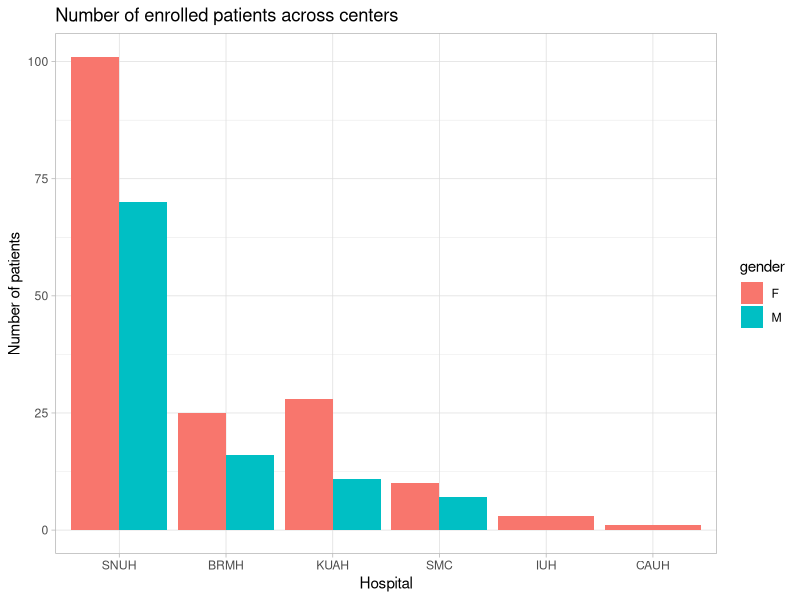
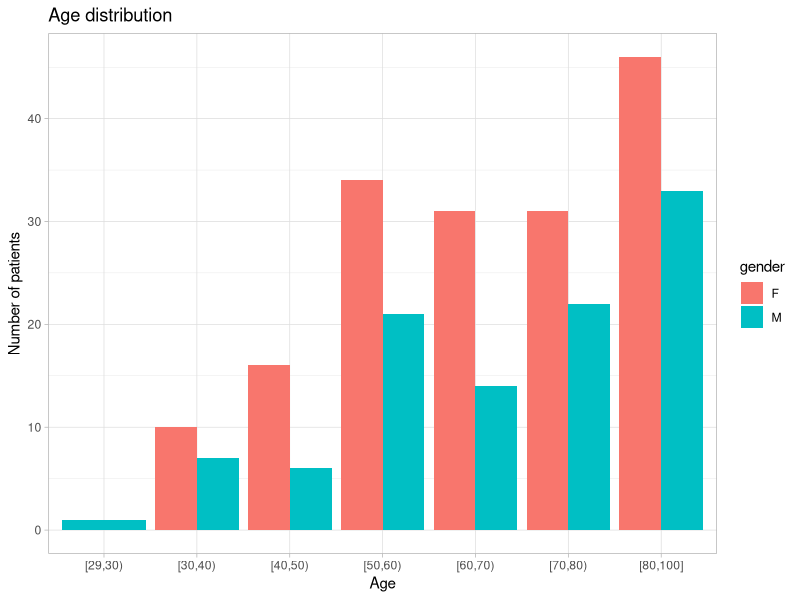
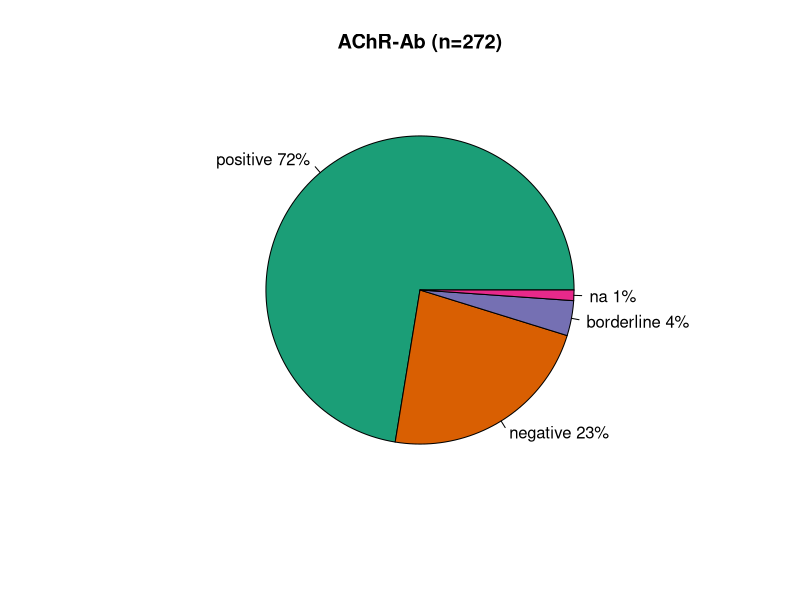
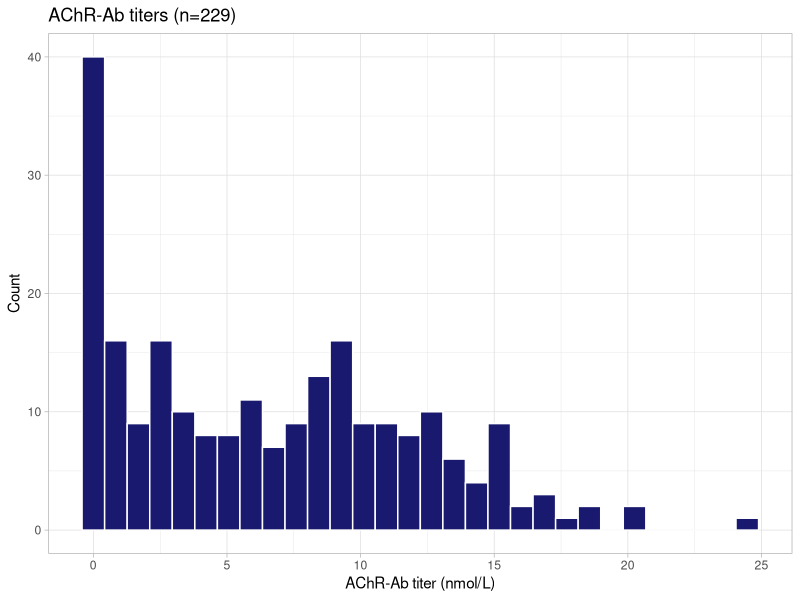
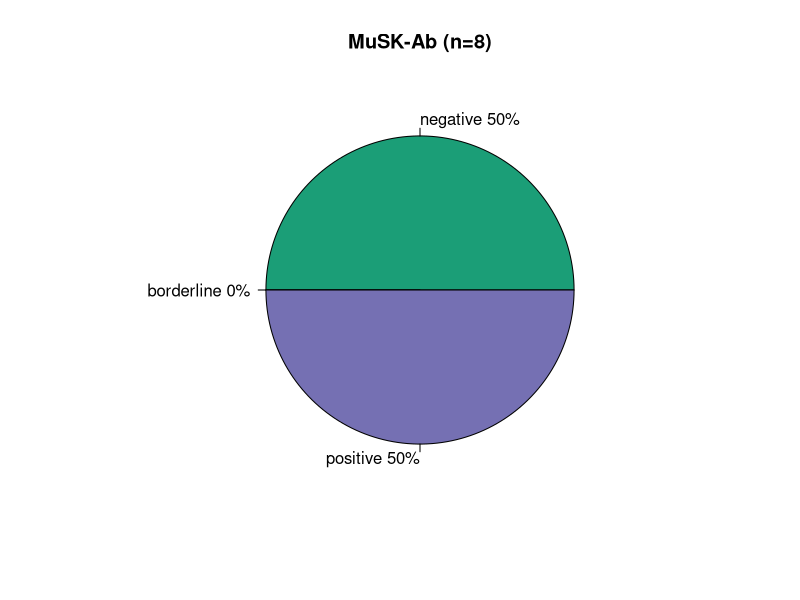
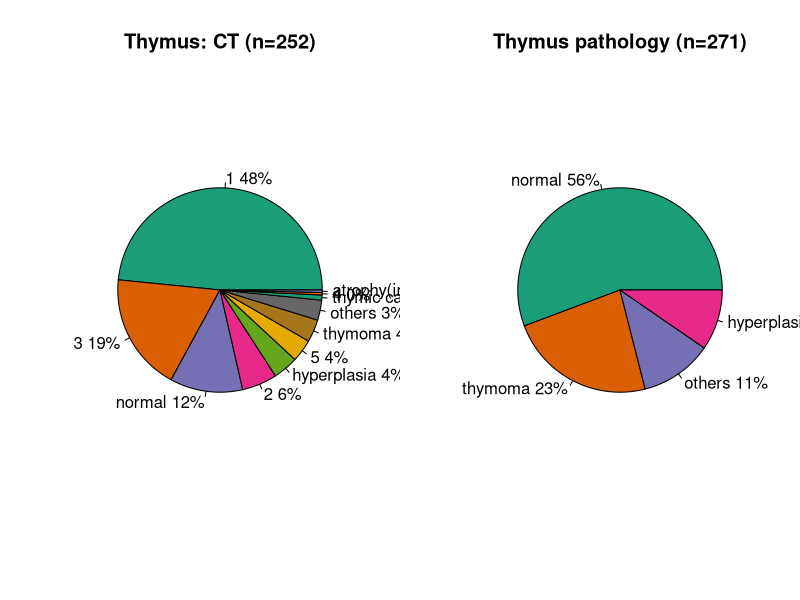
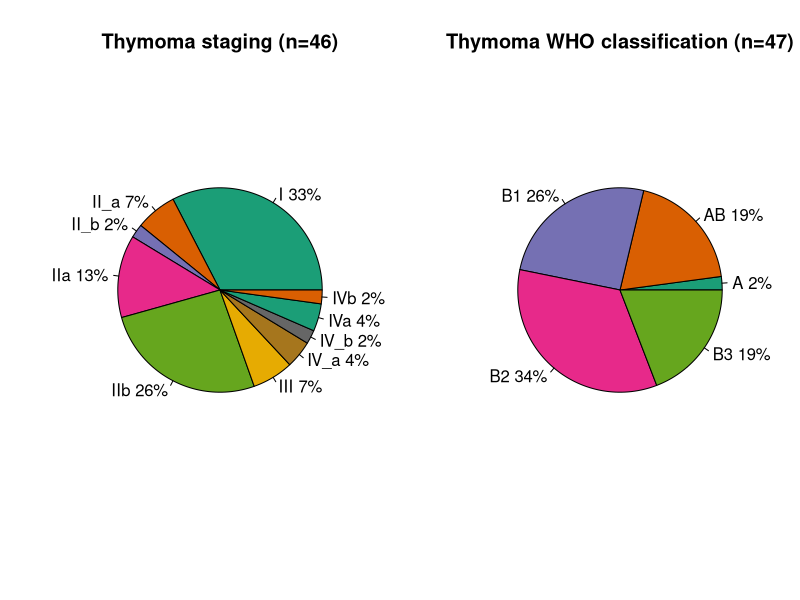
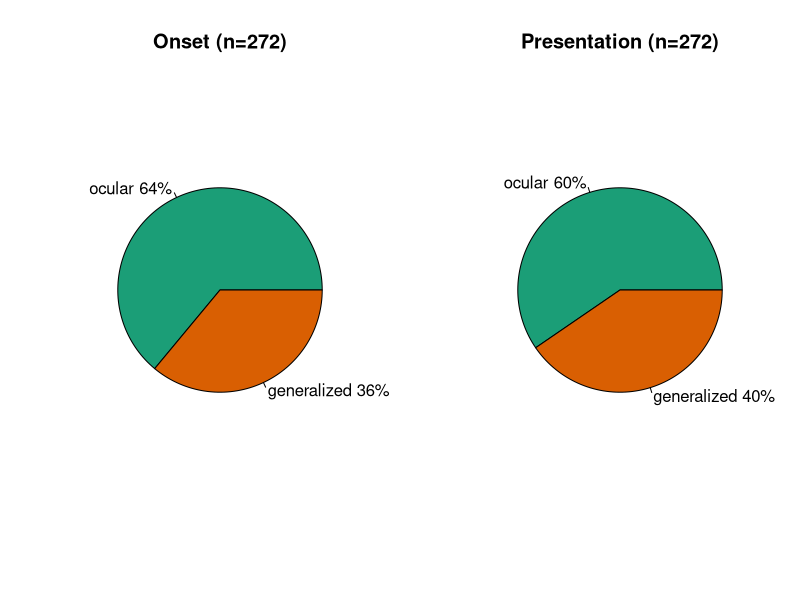

R code for these plots, in order: (Note: this script raises an error after producing the figures.)

setwd("/Users/yoonhohong/GitHub/MGCK")

library(ggplot2)
library(RColorBrewer)

dem = read.csv("MGCK_demographics_201611.csv", na.strings = c(""))

# demographics 

## a total number of patients enrolled 

## number of patients across centers 
sort(table(dem$hospital), decreasing=T) 
## make a table


## number of enrolled patients across centers
dem$hospital = factor(dem$hospital, levels = 
                        names(sort(table(dem$hospital), decreasing=T))) 


## plot: number of enrolled patients across centers

p = ggplot(dem, aes(x = hospital, fill=gender)) 
p + geom_bar(position="dodge") + 
  ggtitle("Number of enrolled patients across centers") +
  xlab("Hospital") + ylab("Number of patients") + 
  theme_light()

## age distribution 
dem$date_birth = as.Date(dem$date_birth, format = "%Y-%m-%d")
dem$age = round(as.numeric(difftime(Sys.time(), dem$date_birth, units = "weeks")/52))
cutpoints = unique(c(min(dem$age), 20, 30, 40, 50, 60, 70, 80, max(dem$age)))
dem$age_group = cut(dem$age, breaks = cutpoints, 
                    include.lowest = TRUE, right = F)

## plot: age distribution
p1 = ggplot(dem, aes(x=age_group, fill=gender))
p1 + geom_bar(position = "dodge") + 
  ggtitle("Age distribution") + 
  xlab("Age") + ylab("Number of patients") + theme_light()

# diagnosis 

dx = read.csv("MGCK_diagnosis_201611.csv", na.strings = c(""))

## antibodies 
### AChRc 

dx$achrc_ab_dx = ifelse(is.na(dx$achrc_ab_dx), 4, dx$achrc_ab_dx)
dx$achrc_ab_dx = factor(dx$achrc_ab_dx, labels  = 
                          c("negative","borderline","positive", "na")) # 1=negative, 2=borderline, 3=positive, 4=na

pielbls = function(x){ # x should be a table
  lbl = names(x)
  pct = round(x/sum(x)*100)
  lbl = paste(lbl, pct)
  lbl = paste(lbl, "%", sep="")
  return(lbl)
}

sl_achrc = sort(table(dx$achrc_ab_dx), decreasing = T)

## pichart: AChR-Ab
dev.off()
pie(sl_achrc,labels = pielbls(sl_achrc), 
    col=brewer.pal(length(sl_achrc), "Dark2"),
    main=sprintf("AChR-Ab (n=%d)", sum(sl_achrc)))

# histogram: AChR-Ab titer 
p2 = ggplot(dx, aes(x=achrc_ab_titer_dx, y=..count..)) # early vs. late-onset? 
p2 + geom_histogram(fill="midnightblue", col="white") +  
  ggtitle(sprintf("AChR-Ab titers (n=%d)", length(which(!is.na(dx$achrc_ab_titer_dx))))) + 
  xlab("AChR-Ab titer (nmol/L)") +
  ylab("Count") + 
  theme_light()

# MuSK-Ab
# 1=negative, 2=borderline, 3=positive, 4-6=na 
# table 
dx$musk_ab_dx = ifelse(dx$musk_ab_dx %in% c(4,5,6,NA), NA, dx$musk_ab_dx)
dx$musk_ab_dx = factor(dx$musk_ab_dx, levels=c(1:3), labels=c("negative", "borderline", "positive"))
sl_musk = table(dx$musk_ab_dx)
pie(sl_musk, labels = pielbls(sl_musk), 
    main = sprintf("MuSK-Ab (n=%d)", sum(sl_musk)), 
    col=brewer.pal(length(sl_musk), "Dark2"))

# Thymus: chest CT 
levels(dx$thymus_ct) = list(normal = c(1,"atrophy(involution)","normal"), 
                            hyperplasia = c(2,"hyperplasia"),
                            thymoma = c(3,4,"thymoma", "thymic carcinoma"),
                            others = c(5, "others")
)

sl_thymusCT = sort(table(dx$thymus_ct), decreasing = T)

# thymus: final 
dx$thymus_dx = ifelse(dx$thymus_dx %in% c(5,6,7), 5, dx$thymus_dx)
dx$thymus_dx = factor(dx$thymus_dx)
levels(dx$thymus_dx) = list(normal = 1,
                            hyperplasia = 2,
                            thymoma = c(3,4),
                            others = 5)
sl_thymusDX = sort(table(dx$thymus_dx), decreasing = T)

par(mfrow=c(1,2))

pie(sl_thymusCT, labels = pielbls(sl_thymusCT), 
    main = sprintf("Thymus: CT (n=%d)", sum(sl_thymusCT)),
    col = brewer.pal(length(sl_thymusCT), "Dark2"))

pie(sl_thymusDX, labels = pielbls(sl_thymusDX), 
    main = sprintf("Thymus pathology (n=%d)", sum(sl_thymusDX)),
    col = brewer.pal(length(sl_thymusDX), "Dark2"))


# thymoma staging 
levels(dx$staging_thymoma) = list(I = c("I"), 
                                  IIa = c("IIa", "II_a"),
                                  IIb = c("IIb", "II_b"),
                                  III = c("III"),
                                  IVa = c("IVa", "IV_a"),
                                  IVb = c("IVb", "IV_b"))

sl_thymomaST = table(dx$staging_thymoma)

pie(sl_thymomaST, labels = pielbls(sl_thymomaST), 
    col = brewer.pal(length(sl_thymomaST), "Dark2"), 
    main=sprintf("Thymoma staging (n=%d)", sum(sl_thymomaST)))


# WHO classification

sl_thymomaWHO = table(dx$who_thymoma)

pie(sl_thymomaWHO, labels=pielbls(sl_thymomaWHO), 
    col=brewer.pal(length(sl_thymomaWHO), "Dark2"), 
    main=sprintf("Thymoma WHO classification (n=%d)", sum(sl_thymomaWHO)))

# course initial 

ci = read.csv("MGCK_course_initial_201611.csv", na.strings = c(""))
ci$type_onset = factor(ci$type_onset, levels=c(1,2), labels=c("ocular", "generalized"))
ci$type_presentation = factor(ci$type_presentation, levels=c(1,2), labels=c("ocular", "generalized"))


sl_onset = table(ci$type_onset)
sl_presentation = table(ci$type_presentation)

pie(sl_onset, labels=pielbls(sl_onset), col=brewer.pal(length(sl_onset), "Dark2"), 
    main=sprintf("Onset (n=%d)", sum(sl_onset)))
pie(sl_presentation, labels=pielbls(sl_presentation), col=brewer.pal(length(sl_presentation), "Dark2"), 
    main=sprintf("Presentation (n=%d)", sum(sl_presentation)))

# mgfa_entry
# mgfa_firstvisit

.pardefault = par()
par(.pardefault)

levels(ci$mgfa_entry) = list(I = "I",
                             II = c("IIa", "IIb"),
                             III = c("IIIa", "IIIb"),
                             IV = c("IVa", "IVb"),
                             V = "V")
levels(ci$mgfa_firstvisit) = list(CSR = "CSR",
                                  PR = "PR",
                                  MM = "MM",
                                  I = "I",
                                  II = c("IIa", "IIb"),
                                  III = c("IIIa", "IIIb"),
                                  IV = c("IVa", "IVb"),
                                  V = "V")

p = ggplot(ci, aes(x=factor(mgfa_entry), fill=factor(mgfa_firstvisit)))
p + geom_bar(aes(y=(..count..)/sum(..count..)), stat = "count") + 
  scale_y_continuous(labels = scales::percent) +
  labs(y = "Percent", fill="MGFA class or PIS at enrollment") + 
  ggtitle(sprintf("MGFA class at entry & enrollment (n=%d)", sum(table(ci$mgfa_entry)))) + 
  xlab("MGFA class at entry") + theme_light() + theme(legend.position = "bottom") +
  coord_flip()

ci$date_entry = as.Date(ci$date_entry, format="%Y-%m-%d")
ci$date_dx = as.Date(ci$date_dx, format="%Y-%m-%d")
ci$date_firstvisit = as.Date(ci$date_firstvisit, format="%Y-%m-%d")
ci$date_onset = as.Date(ci$date_onset, format="%Y-%m-%d")
ci$date_presentation = as.Date(ci$date_presentation, format="%Y-%m-%d")
ci$date_sec_generalization = as.Date(ci$date_sec_generalization, format="%Y-%m-%d")
  
ci$entry2enrollment = round(as.numeric(difftime(ci$date_firstvisit, ci$date_entry, units="weeks"))/4)
ci$onset2presentation = round(as.numeric(difftime(ci$date_presentation, ci$date_onset, units="weeks"))/4)
ci$presentation2entry = round(as.numeric(difftime(ci$date_entry, ci$date_presentation, units="weeks"))/4)
ci$onset2dx = round(as.numeric(difftime(ci$date_dx, ci$date_onset, units="weeks"))/4)
ci$onset2secgen = round(as.numeric(difftime(ci$date_sec_generalization, ci$date_onset, units="weeks"))/4)

temp = ci[,c("onset2presentation","presentation2entry","entry2enrollment","onset2dx","onset2secgen")]
summary(temp)

length(which(ci$entry2enrollment <0))
ci[which(ci$entry2enrollment <0),]$pt_serial_no

length(which(ci$onset2presentation <0))
ci[which(ci$onset2presentation <0),]$pt_serial_no

length(which(ci$presentation2entry <0))
ci[which(ci$presentation2entry <0),]$pt_serial_no

length(which(ci$onset2dx <0))
ci[which(ci$onset2dx <0),]$pt_serial_no

length(which(ci$onset2secgen <0))
ci[which(ci$onset2secgen <0),]$pt_serial_no

melted = melt(temp)

melted = melted[!is.na(melted$value),]
melted_sub = melted[melted$value>=0,]

tbl = table(melted_sub$variable)

px = pretty(melted_sub$value)

labels = c(onset2presentation = sprintf("onset2presentation (n=%d)", tbl["onset2presentation"]),
           presentation2entry = sprintf("presentation2entry (n=%d)", tbl["presentation2entry"]),
           entry2enrollment = sprintf("entry2enrollment (n=%d)", tbl["entry2enrollment"]),
           onset2dx = sprintf("onset2dx (n=%d)", tbl["onset2dx"]),
           onset2secgen = sprintf("onset2secgen (n=%d)", tbl["onset2secgen"]))

p =  ggplot(melted_sub, aes(x=value, fill=variable))
p + geom_histogram(col="white") + 
  scale_x_continuous(breaks=px) + 
  facet_wrap(~variable, scales="free_y", nrow=2, labeller = labeller(variable=labels)) + 
  xlab("Time (months)") + theme_light() + theme(legend.position = "none") + 
  theme(strip.text.x = element_text(size=10, colour = "black"))

# MG composite score at enrollment 

ci$mgcs_firstvisit = factor(ci$mgcs_firstvisit)
summary(ci$mgcs_firstvisit)

temp = ci[!is.na(ci$mgcs_firstvisit),]
p = ggplot(temp, aes(x=mgcs_firstvisit))
p + geom_bar(fill="darkblue") + 
  ggtitle(sprintf("MG composite score at enrollment (n=%d)",nrow(temp))) +
  theme_light() + 
  xlab("MG composite score")

# course fu 

cf = read.csv("MGCK_course_fu_201611.csv", na.strings = c(""))
cf$date_visits = as.Date(cf$date_visits, format="%Y-%m-%d")
cf$pt_serial_no = factor(cf$pt_serial_no)

## change of MG composite score 

cf_mgcs = subset(cf, !is.na(mgcs))
nrow(cf_mgcs)
length(unique(cf_mgcs$pt_serial_no))  
summary(cf_mgcs)

cf_mgcs_sub = subset(cf_mgcs, date_visits >= "2014-01-01")
excl = subset(cf_mgcs, date_visits < "2014-01-01")
excl$pt_serial_no
length(excl$pt_serial_no)

mgcs_fu = cf_mgcs_sub[c("pt_serial_no", "date_visits", "mgcs")]
length(unique(mgcs_fu$pt_serial_no))

library(dplyr)
mgcs_fu %>%
  group_by(pt_serial_no) %>%
  arrange(pt_serial_no, date_visits) %>%
  mutate(visit_no = rank(date_visits), visit.total = n()) %>%
  mutate(time_int = round(as.numeric(date_visits - date_visits[1])/30))-> mgcs_fu

temp = mgcs_fu[duplicated(mgcs_fu$pt_serial_no),]

fu_mgcs = subset(mgcs_fu, mgcs_fu$pt_serial_no %in% temp$pt_serial_no)
fu_mgcs_no = length(unique(fu_mgcs$pt_serial_no))

p = ggplot(fu_mgcs, aes(x=date_visits, y=mgcs, col=factor(pt_serial_no), group=factor(pt_serial_no)))
p + geom_line() + geom_point() + 
  scale_x_date(date_labels = "%Y-%m-%d") + 
  theme_light() + 
  theme(legend.position = "none") +
  ggtitle(sprintf("Change of MG composite score (n=%d)", fu_mgcs_no)) + 
  xlab("Date of Visit") + 
  ylab("MG composite score")

p = ggplot(fu_mgcs, aes(x=time_int, y=mgcs, col=factor(pt_serial_no), group=factor(pt_serial_no)))
p + geom_line() + geom_point() + 
  theme_light() + 
  theme(legend.position = "none") +
  ggtitle(sprintf("Change of MG composite score (n=%d)", fu_mgcs_no)) + 
  xlab("Time from enrollment (month)") + 
  ylab("MG composite score")

# changes of MGFA class 

levels(cf$mgfa) = list(CSR = "CSR",
                       PR = "PR",
                       MM = "MM",
                       I = "I",
                       II = c("IIa", "IIb"),
                       III = c("IIIa", "IIIb"),
                       IV = c("IVa", "IVb"),
                       V = "V")

cf_mgfa = subset(cf, !is.na(mgfa))
nrow(cf_mgfa)
length(unique(cf_mgfa$pt_serial_no))  
summary(cf_mgfa)

cf_mgfa_sub = subset(cf_mgfa, date_visits >= "2014-01-01")
excl = subset(cf_mgfa, date_visits < "2014-01-01")
excl$pt_serial_no
length(excl$pt_serial_no)

mgfa_fu = cf_mgfa_sub[c("pt_serial_no", "date_visits", "mgfa")]
length(unique(mgfa_fu$pt_serial_no))

library(dplyr)
mgfa_fu %>%
  group_by(pt_serial_no) %>%
  arrange(pt_serial_no, date_visits) %>%
  mutate(visit_no = rank(date_visits), visit.total = n()) %>%
  mutate(time_int = round(as.numeric(date_visits - date_visits[1])/30))-> mgfa_fu

temp = mgfa_fu[duplicated(mgfa_fu$pt_serial_no),]

fu_mgfa = subset(mgfa_fu, mgfa_fu$pt_serial_no %in% temp$pt_serial_no)
fu_mgfa_no = length(unique(fu_mgfa$pt_serial_no))

p = ggplot(fu_mgfa, aes(x=date_visits, y=mgfa, col=factor(pt_serial_no), group=factor(pt_serial_no)))
p + geom_line() + geom_point() + 
  scale_x_date(date_labels = "%Y-%m-%d") + 
  theme_light() + 
  theme(legend.position = "none") +
  ggtitle(sprintf("Change of MGFA class (n=%d)", fu_mgfa_no)) + 
  xlab("Date of Visit") + 
  ylab("MGFA class")

p = ggplot(fu, aes(x=time_int, y=mgfa, col=factor(pt_serial_no), group=factor(pt_serial_no)))
p + geom_line() + geom_point() + 
  theme_light() + 
  theme(legend.position = "none") +
  ggtitle(sprintf("Change of MGFA class (n=%d)", fu_mgfa_no)) + 
  xlab("Time from enrollment (month)") + 
  ylab("MGFA class")

# remission 
rem = read.csv("MGCK_remission_201611.csv", na.strings = c(""))
# number of patients who achieved remission
# time2remission (dx2remission) 
# duration_remission
# number of patients who achieved remission but relapsed thereafter
# time2relapse (remission2relapse)

# crisis 
crisis = read.csv("MGCK_crisis_201611.csv", na.strings = c(""))
# number of patients who got crisis
crisis_sub = subset(crisis, !is.na(date_admission_mg_crisis))
length(unique(crisis_sub$pt_serial_no))
# number of crisis
crisis_tbl = table(crisis_sub$pt_serial_no)
sum(crisis_tbl)
# number of patients across different crisis frequency
table(crisis_tbl)

# time2crisis
crisis_sub$date_admission_mg_crisis = as.Date(crisis_sub$date_admission_mg_crisis, 
                                              format = "%Y-%m-%d")
temp = merge(crisis_sub, ci, by="pt_serial_no")
temp = subset(temp, !is.na(date_onset))
temp %>%
  select(pt_serial_no, date_onset, date_admission_mg_crisis) %>%
  mutate(time2crisis = round(as.numeric(
    difftime(temp$date_admission_mg_crisis, temp$date_onset, units = "weeks")
    )/4)) -> time2crisis_df

except.long.time2crisis = subset(time2crisis_df, time2crisis > 60) 
except.long.time2crisis

time2crisis_df_sub = subset(time2crisis_df, time2crisis <= 60)
time2crisis_df_sub %>%
  group_by(pt_serial_no) %>%
  arrange(date_admission_mg_crisis) -> time2crisis_df_sub

p = ggplot(time2crisis_df_sub, aes(x=factor(pt_serial_no), y=time2crisis))
p + geom_point() + geom_line() + 
  geom_segment(aes(x=factor(pt_serial_no), y=0, xend=factor(pt_serial_no), yend=time2crisis)) + 
  xlab("patient identifier") + ylab("Time from onset to crisis (months)") + 
  coord_flip()

# days_icu_stay
crisis_icu = subset(crisis, !is.na(days_icu_stay_mg_crisis))
hist(crisis_icu$days_icu_stay_mg_crisis, main = sprintf("ICU stay (n=%d)", nrow(crisis_icu)), col="darkblue", 
     xlab="Days") 

# thymectomy 
thymectomy = read.csv("MGCK_thymectomy_201611.csv", na.strings = c(""))
thymectomy$date_thymectomy = as.Date(thymectomy$date_thymectomy)
levels(thymectomy$thymectomy_type_resection) = list(transcervical_basic = c(1, "transcervical_basic"),
                                                    transcervical_extended = c(2, "transcervical_extended"),
                                                    transsternal_classic = c(3, "transsternal_classic"),
                                                    transsternal_extended = c(4, "transsternal_extended"),
                                                    transcervical_transsternal = c(5, "transcervical_transsternal"),
                                                    videoscopic_classic_VATS = c(6, "videoscopic_classic_VATS"),
                                                    videoscopic_extended_VATET = c(7, "videoscopic_extended_VATET"),
                                                    robot_surgery = c(8, "robot_surgery"),
                                                    others = c(9, "others"))

# number of patients who got thymectomy (excluding thymoma)
thymectomy_merged = merge(dx, thymectomy, by="pt_serial_no") 
thymectomy_nonthymoma = subset(thymectomy_merged, !thymus_dx == "thymoma") 
thymectomy_nonthymoma = subset(thymectomy_nonthymoma, !thymus_ct == "thymoma") 
thymectomy_thymoma = subset(thymectomy_merged, thymus_dx == "thymoma"|thymus_ct == "thymoma") 

thymectomy_nonthymoma_sub = subset(thymectomy_nonthymoma, !is.na(date_thymectomy))
thymectomy_thymoma_sub = subset(thymectomy_thymoma, !is.na(date_thymectomy))

time2thymectomy = merge(thymectomy_nonthymoma_sub, ci, by="pt_serial_no")
time2thymectomy %>%
  mutate(onset2thymectomy = round(as.numeric(difftime(date_thymectomy, date_onset, units = "weeks"))/4)) -> time2thymectomy

hist(time2thymectomy$onset2thymectomy, 
     main=sprintf("Time from onset to thymectomy (in cases of nonthymoma, n=%d)", nrow(time2thymectomy)),
     xlab = "Time from onset to thymectomy (months)", 
     ylab = "No. of patients", col="darkblue")

# thymectomy_type_resection

thymectomy_nonthymoma_tbl = table(thymectomy_nonthymoma_sub$thymectomy_type_resection)
thymectomy_thymoma_tbl = table(thymectomy_thymoma_sub$thymectomy_type_resection)

thymectomy_nonthymoma_tbl
thymectomy_thymoma_tbl


# pyrido
pyrido = read.csv("MGCK_pyrido_201611.csv", na.strings = c(""))

# steroid 
steroid = read.csv("MGCK_steroid_201611.csv", na.strings=c(""))
steroid$date_start_steroid = as.Date(steroid$date_start_steroid, format="%Y-%m-%d")
steroid$date_end_steroid = as.Date(steroid$date_end_steroid, format="%Y-%m-%d")

levels(steroid$steroid_route) = list(iv = c("iv", "i.v."),
                                     oral = "oral")

table(steroid$steroid_drug)
table(steroid$steroid_route)

length(unique(steroid$pt_serial_no))
steroid_iv = subset(steroid, steroid_route %in% c("iv", "i.v."))
length(unique(steroid_iv$pt_serial_no))

steroid_oral = subset(steroid, steroid_route == "oral")
length(unique(steroid_oral$pt_serial_no))

steroid_oral_sub = steroid_oral[c("pt_serial_no", "date_start_steroid", 
                                  "date_end_steroid",
                                  "steroid_dose")]  

steroid_dose = steroid_oral_sub[complete.cases(steroid_oral_sub),]

steroid_dose %>%
  group_by(pt_serial_no) %>%
  arrange(pt_serial_no, date_start_steroid) %>%
  mutate(steroid_tot = n()) -> steroid_dose

# wide2long format
steroid_dose_long = gather(steroid_dose, starend_point, date, date_start_steroid:date_end_steroid, factor_key = T)

steroid_dose_long %>%
  group_by(pt_serial_no) %>%
  arrange(pt_serial_no, date) %>%
  mutate(steroid_no = rank(date)) %>%
  mutate(time_int = as.numeric(date - date[1])) -> steroid_dose_long

p = ggplot(steroid_dose_long, aes(x=date, y=steroid_dose, 
                                  col=factor(pt_serial_no), 
                                  group=factor(pt_serial_no)))
p + geom_line() + geom_point() + 
  scale_x_date(date_labels = "%Y-%m-%d") + 
  theme_light() + 
  theme(legend.position = "none") +
  ggtitle(sprintf("Oral prednsiolone (n=%d)", length(unique(steroid_dose_long$pt_serial_no)))) + 
  xlab("Date of Visit") + 
  ylab("Dose (mg/day)")

p = ggplot(steroid_dose_long, aes(x=time_int, y=steroid_dose, 
                                  col=factor(pt_serial_no), 
                                  group=factor(pt_serial_no)))
p + geom_line() + geom_point() + 
  theme_light() + 
  theme(legend.position = "none") +
  ggtitle(sprintf("Oral prednisolone (n=%d)", length(unique(steroid_dose_long$pt_serial_no)))) + 
  xlab("Time (days)") + 
  ylab("Dose (mg/day)")

# istx 
istx = read.csv("MGCK_istx_201611.csv", na.strings = c(""))
istx$side_effects_is_tx = factor(istx$side_effects_is_tx)
levels(istx$is_tx_route) = list(iv = c("i.v.", "iv"),
                                oral = "oral") 
istx_use = subset(istx, !is.na(is_tx_drug))
length(unique(istx_use$pt_serial_no)) # number of patients treated with immunosuppressive agents

istx_mat = as.matrix(table(istx_use$pt_serial_no, istx_use$is_tx_drug))
istx_no = apply(istx_mat, 1, function(x)(length(which(x>0))))
table(istx_no) # number of patients who received N immunosuppressive agents in total 

istx_df = as.data.frame(table(istx_use$pt_serial_no, istx_use$is_tx_drug))
colnames(istx_df) = c("pt_serial_no", "drug", "Freq")

istx_df %>%
  filter(Freq>0) %>%
  group_by(drug) %>%
  summarize(n = n()) -> istx_df

istx_v = istx_df$n
names(istx_v) = istx_df$drug
sum(istx_v) 

dev.off()
pie(istx_v, labels=pielbls(istx_v), col=brewer.pal(length(istx_v), "Dark2"), 
    main=sprintf("Immunosuppressive agents (n=%d)", sum(istx_v)))

istx_complete = istx[complete.cases(istx[c("date_start_is_tx","date_end_is_tx")]),]
length(unique(istx_complete$pt_serial_no))

table(istx$side_effects_is_tx)

# ivig
ivig = read.csv("MGCK_ivig_201611.csv", na.strings = c(""))
ivig_use = subset(ivig, !is.na(date_start_ivig))
nrow(ivig_use)
length(unique(ivig_use$pt_serial_no))
table(table(ivig_use$pt_serial_no)) # number of ivig tx; number of patients 
table(ivig_use$side_effects_ivig)

# pex 
pex = read.csv("MGCK_pex_201611.csv", na.strings = c(""))
pex_use = subset(pex, !is.na(date_start_pex))
nrow(pex_use)
length(unique(pex_use$pt_serial_no))
table(table(pex_use$pt_serial_no)) # number of ivig tx; number of patients 
table(pex_use$side_effects_pex)

# outcome

outcome = read.csv("MGCK_outcome_201611.csv", na.strings = c(""))
ci_sub = ci[c("pt_serial_no", "date_firstvisit", "mgfa_firstvisit", "mgcs_firstvisit")]
outcome = merge(outcome, ci_sub, by="pt_serial_no")
outcome_sub = subset(outcome, !is.na(date_close))

# fu_duraton 
temp = outcome_sub[c("pt_serial_no", "date_firstvisit", "date_close")]
fu_duration_df = temp[complete.cases(temp),]
fu_duration_df$date_close = as.Date(fu_duration_df$date_close)
fu_duration_df %>%
  mutate(fu_duration = 
           round(as.numeric(difftime(date_close, date_firstvisit, 
                                     units = "weeks"))/4)) -> fu_duration_df

summary(fu_duration_df$fu_duration)

fu_duration_df[fu_duration_df$fu_duration > 60,]
fu_duration_df[fu_duration_df$fu_duration < 0,]

fu_duration_df_sub = subset(fu_duration_df, fu_duration <= 60 & fu_duration >= 0)

p = ggplot(fu_duration_df_sub, aes(x=fu_duration))
p + geom_histogram(fill="darkblue") + 
  ggtitle(sprintf("Follow-up duration (n=%d)", nrow(fu_duration_df_sub))) + 
  theme_light() + 
  xlab("Follow-up duration (months)")

table(outcome$mgfa_firstvisit)
table(outcome$mgfa_lastvisit)

levels(outcome$mgfa_firstvisit) = list(CSR = "CSR", 
                                       PR = "PR", 
                                       MM = "MM",
                                       I = "I",
                                       II = c("IIa", "IIb"),
                                       III = c("IIIa", "IIIb"),
                                       IV = c("IVa", "IVb"),
                                       V = "V")
levels(outcome$mgfa_lastvisit) = list(CSR = "CSR",
                                  PR = "PR",
                                  MM = "MM",
                                  I = "I",
                                  II = c("IIa", "IIb"),
                                  III = c("IIIa", "IIIb"),
                                  IV = c("IVa", "IVb"),
                                  V = "V")

outcome_mgfa = subset(outcome, !is.na(mgfa_lastvisit))
p = ggplot(outcome_mgfa, aes(x=factor(mgfa_lastvisit), fill=factor(mgfa_firstvisit)))
p + geom_bar(aes(y=(..count..)/sum(..count..)), stat = "count") + 
  scale_y_continuous(labels = scales::percent) +
  labs(y = "Percent", fill="MGFA class or PIS at enrollment") + 
  ggtitle(sprintf("MGFA class at enrollment & end of fu (n=%d)", sum(table(outcome_mgfa$mgfa_lastvisit)))) + 
  xlab("MGFA class at the end of fu") + theme_light() + theme(legend.position = "bottom") +
  coord_flip()

outcome_mgcs = outcome[complete.cases(outcome[c("mgcs_firstvisit", "mgcs_lastvisit")]),]
temp = outcome_mgcs[c("pt_serial_no", "mgcs_firstvisit", "mgcs_lastvisit")]
temp = gather(temp, visit, mgcs, mgcs_firstvisit:mgcs_lastvisit, factor_key = T)

pd = position_dodge(0.4)
p = ggplot(temp, aes(x=visit, y=jitter(as.numeric(mgcs)), col=factor(pt_serial_no), 
                     group=factor(pt_serial_no)))
p  + geom_line(position = pd, alpha=.5) + 
  geom_point(position = pd, alpha=.5) +
  theme_light() + scale_x_discrete(labels=c("Enrollment", "Last FU")) + 
  theme(legend.position = "none",
        axis.title.x = element_blank()) + 
  ylab("MG composite score") + 
  ggtitle(sprintf("Changes of MG composite score (n=%d)", length(unique(outcome_mgcs$pt_serial_no))))


